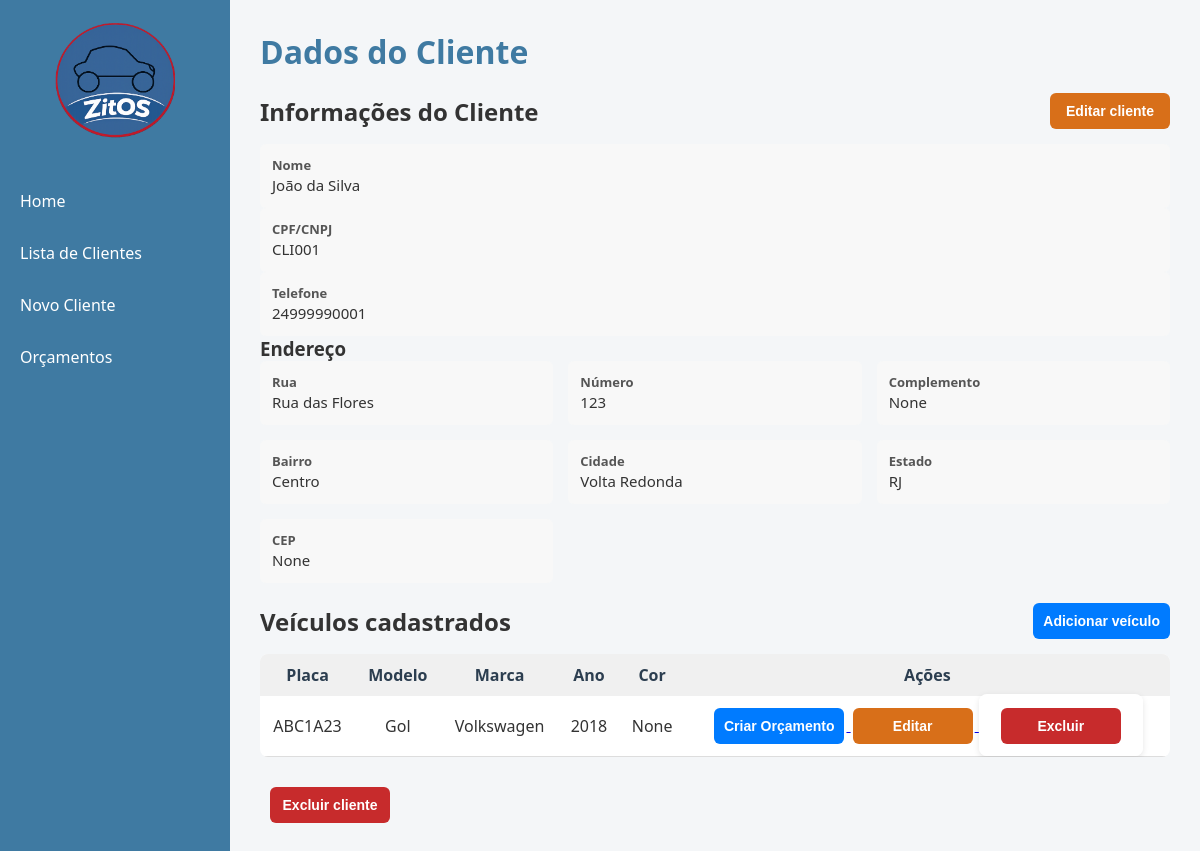
Page /cliente/1 on the earlier database version.
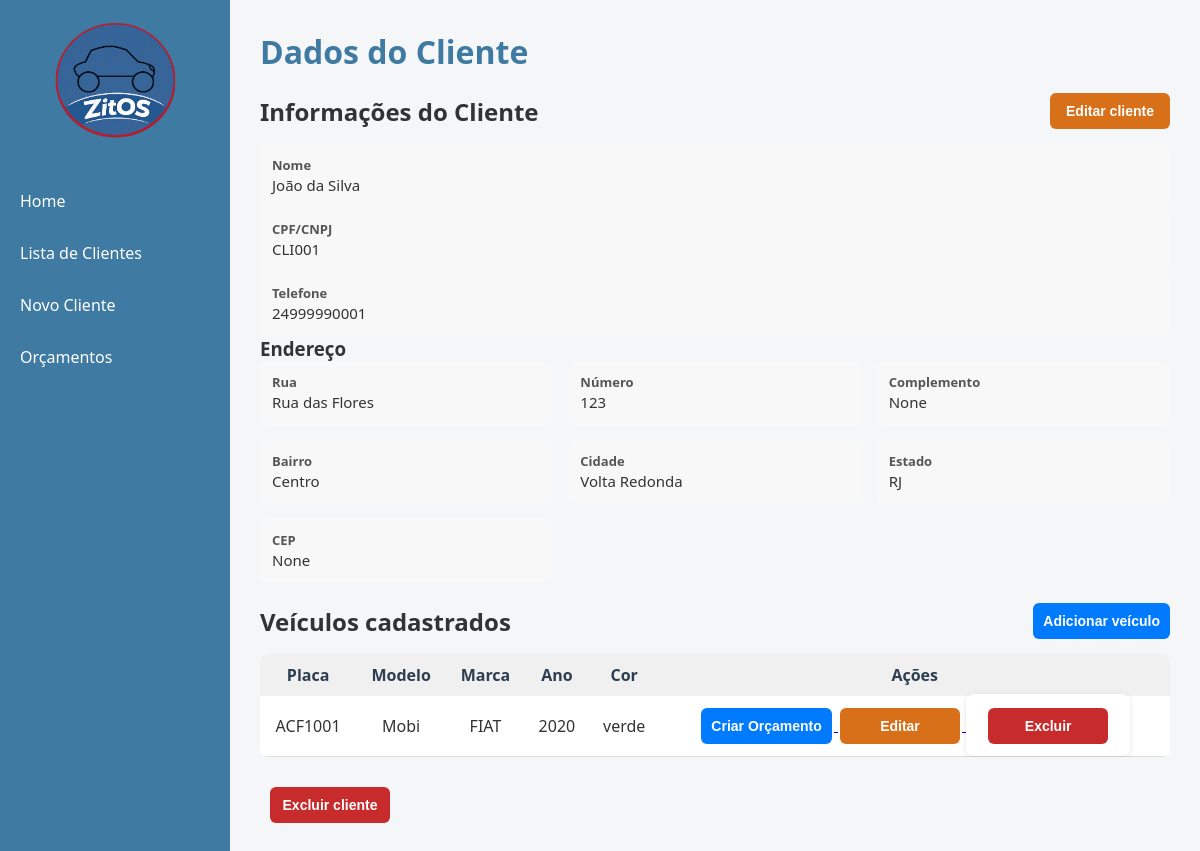
Same page on the later database version.
### app/models.py (models this page shows)
class Veiculo(db.Model):
    __tablename__ = "veiculos"
    id_veiculo = db.Column(db.Integer, primary_key=True, autoincrement=True)
    id_cliente = db.Column(db.Integer, db.ForeignKey("clientes.id_cliente"), nullable=False)
    placa = db.Column(db.String(7), unique=True, nullable=False)
    marca = db.Column(db.String(50), nullable=False)
    modelo = db.Column(db.String(80), nullable=False)
    ano = db.Column(db.Integer)
    cor = db.Column(db.String(30))
    orcamentos = db.relationship("Orcamento", backref="veiculo", lazy=True)

### app/routes.py (the view)
@main.route("/cliente/<int:id_cliente>")
def perfil_cliente(id_cliente):
    cliente = Cliente.query.get_or_404(id_cliente)
    return render_template(
        "cliente.html",
        cliente=cliente
    )

### templates/cliente.html (shortened to what the changed rows need)
{% extends "base.html" %}
{% block page_title %}
Dados do Cliente
{% endblock %}
{% block content %}
<div class="card info">
    <div class="card-header">
    <h2>Informações do Cliente</h2>
    </div>
</div>
<div class="card">
    <div class="card-header">
    <h2>Veículos cadastrados</h2>
</div>
    {% if cliente.veiculos %}
    <table class="table-veiculos">
        <thead>
            <tr>
                <th>Placa</th>
                <th>Modelo</th>
                <th>Marca</th>
                <th>Ano</th>
                <th>Cor</th>
                <th>Ações</th>
            </tr>
        </thead>
        <tbody>
        {% for veiculo in cliente.veiculos if 'descadastrado' not in veiculo.placa.lower() %}
        <tr>
            <td>{{ veiculo.placa }}</td>
            <td>{{ veiculo.modelo }}</td>
            <td>{{ veiculo.marca }}</td>
            <td>{{ veiculo.ano }}</td>
            <td>{{ veiculo.cor }}</td>
            <td class="actions">
                <a href="{{ url_for('main.form_orcamento', id_veiculo=veiculo.id_veiculo) }}">
                    <button class="btn-primary">
                    Criar Orçamento
                    </button>
                </a>
                <a href="{{ url_for('main.editar_veiculo', id_veiculo=veiculo.id_veiculo) }}">
                    <button class="btn-edit">Editar</button>
                </a>
                <form action="{{ url_for('main.deletar_veiculo', id_veiculo=veiculo.id_veiculo) }}"
                      method="post"
                      style="display:inline;">
                    <button type="submit" class="btn-delete">Excluir</button>
                </form>
            </td>
        </tr>
        {% endfor %}
        </tbody>
    </table>
    {% else %}
        <p class="empty">Nenhum veículo cadastrado.</p>
    {% endif %}
</div>
{% endblock %}

Differences in the rows shown:
no longer on this page (row edited): Veiculo: placa "ABC1A23", modelo "Gol", marca "Volkswagen", ano "2018", cor "None"
added Veiculo: placa "ACF1001", modelo "Mobi", marca "FIAT", ano "2020", cor "verde"
